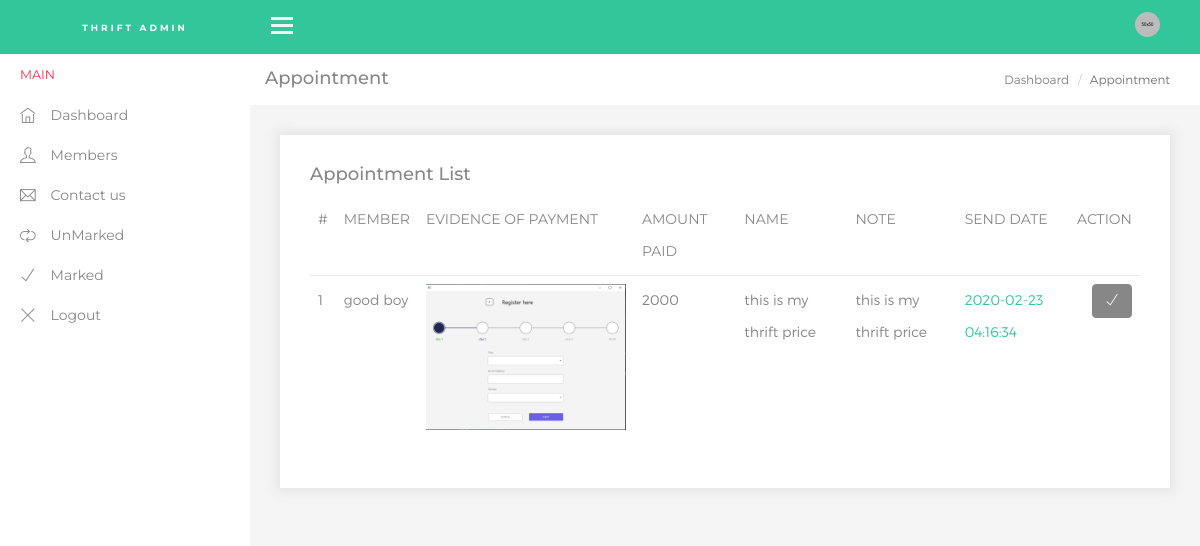
/Theadmin/unmarked.php, run on the app's committed database.
### tables this page shows
CREATE TABLE IF NOT EXISTS `thrifttransaction` (
  `id` int(11) NOT NULL AUTO_INCREMENT,
  `user_id` int(11) NOT NULL,
  `officer_in_charge` int(11) NOT NULL,
  `amount_paid` double NOT NULL,
  `evidence_of_payment` varchar(212) NOT NULL,
  `path` varchar(222) NOT NULL,
  `date` timestamp NOT NULL,
  `status` varchar(11) NOT NULL,
  `deleted` varchar(11) NOT NULL,
  `note` text NOT NULL,
  PRIMARY KEY (`id`)
);

CREATE TABLE IF NOT EXISTS `users` (
  `id` int(11) NOT NULL AUTO_INCREMENT,
  `firstname` varchar(222) NOT NULL,
  `lastname` varchar(222) NOT NULL,
  `email` varchar(222) NOT NULL,
  `password` varchar(212) NOT NULL,
  `phonenumber` varchar(222) NOT NULL,
  `date` timestamp NOT NULL,
  `status` varchar(11) NOT NULL,
  PRIMARY KEY (`id`)
);

### Theadmin/unmarked.php (the view, shortened to what this page needs)
<?php session_start();
include 'connect.php';
?>
<!DOCTYPE html>
<html lang="en">
<head>
    <link href="assets/css/lib/font-awesome.min.css" rel="stylesheet">
    <link rel="stylesheet" type="text/css" href="assets/css/lib/themify-icons/themify-icons.css">
    <link href="assets/css/lib/mmc-chat.css" rel="stylesheet" />
    <link href="assets/css/lib/sidebar.css" rel="stylesheet">
    <link href="assets/css/lib/bootstrap.min.css" rel="stylesheet">
    <link href="assets/css/lib/unix.css" rel="stylesheet">
    <link href="assets/css/style.css" rel="stylesheet">
</head>
<body>
<?php include 'nav.php';
include 'header.php';?>
    <div class="content-wrap">
        <div class="main">
            <div class="container-fluid">
                <div class="row">
                    <div class="col-lg-8 p-0">
                        <div class="page-header">
                            <div class="page-title">
                                <h1>Appointment</h1>
                            </div>
                        </div>
                    </div>
                    <div class="col-lg-4 p-0">
                        <div class="page-header">
                            <div class="page-title">
                                <ol class="breadcrumb text-right">
                                    <li><a href="index.php">Dashboard</a></li>
                                    <li class="active">Appointment</li>
                                </ol>
                            </div>
                        </div>
                    </div>
                </div>
                <div class="main-content">
                    <div class="row">
                        <div class="col-lg-12">
                            <div class="card alert">
                                <div class="card-header">
                                    <h4>Appointment List </h4>
                                </div>
                                <div class="card-body">
                                    <table class="table table-responsive">
                                        <thead>
                                            <tr>
                                                <th>#</th>
                                                <th>Member</th>
                                                <th>Evidence of Payment</th>
                                                <th>Amount Paid</th>
                                                <th>Name</th>
                                                <th>NOTE</th>
                                                <th> SenD Date</th>
                                                <th> Action</th>
                                            </tr>
                                        </thead>
                                        <tbody>
                                        <?php
                      $select_query = "SELECT users.firstname,users.lastname,thrifttransaction.* FROM `thrifttransaction` left join users on thrifttransaction.user_id = users.id WHERE thrifttransaction.status != 'marked' order by thrifttransaction.id desc";
                      $my_select = mysqli_query($mycon,$select_query);
                      $count = 0;
                      while($data = mysqli_fetch_array($my_select)){
                          $count++;
                        ?>
                                            <tr>
                                                <th scope="row"><?php echo $count;?></th>
                                                <td><?php echo $data["firstname"].' '.$data["lastname"]?></td>
                                                <td> <img style="width: 200px;" src="../models/forAllImage/<?php echo $data["evidence_of_payment"]?>" alt="Loading"/></td>
                                                <td><?php echo $data["amount_paid"];?></td>
                                                <td><?php echo $data["note"];?></td>
                                                <td><?php echo $data["note"];?></td>
                                                <td class="color-primary"><?php echo $data["date"];?></td>
                                                <td class="color-primary"><button class="btn btn-default markIT" data-markID="<?php echo $data["id"];?>"><i data-markID="<?php echo $data["id"];?>" class="ti-check"></i></button></td>
                                            </tr>
                                            <?php
                      }
                      ?>
                                        </tbody>
                                    </table>
                                </div>
                            </div>
                        </div>
					</div>
				</div>
            </div>
        </div>
    </div>
</body>
</html>

### Theadmin/assets/css/style.css (style rules this page uses)
.card-body { background: #ffffff; }
.card { background: #ffffff; margin: 15px 0px 15px 0px; padding: 30px; border: 0px; border-radius: 0px; box-shadow: 0 0 10px 5px #e7e7e7; }
.card-header h4 { display: inline-block; }
.btn-default { background: #878787; border-color: #878787; color: #ffffff; }
.main .page-header { min-height: 50px; margin: 0px; padding: 0px 15px; background: #ffffff; border-bottom: 0px; }
.main .page-header h1 { font-size: 18px; padding: 14px 0px; margin: 0px; }
.main .page-header .breadcrumb { margin: 0px; padding: 14px 15px; background: #ffffff; }
.main .page-header .breadcrumb li:hover, .main .page-header .breadcrumb li:focus, .main .page-header .breadcrumb li.active { font-family: 'MontserratLight', sans-serif; font-weight: normal; font-size: 12px; }
.main .page-header .breadcrumb li a { font-size: 12px; font-family: 'MontserratLight', sans-serif; }
.table-inbox > tbody > tr > td, .table > tbody > tr > th, .table > tfoot > tr > td, .table > tfoot > tr > th, .table > thead > tr > td, .table > thead > tr > th { border-top: 1px solid #e7e7e7; line-height: 1.42857; padding: 8px; vertical-align: top; }
thead tr th { color: #878787; font-weight: normal; text-transform: uppercase; }
thead tr th:last-child { text-align: right; }
tbody tr th { color: #878787; font-family: 'MontserratLight', sans-serif; font-weight: normal; }
tbody tr td { font-family: 'MontserratLight', sans-serif; color: #878787; }
tbody tr td:last-child { text-align: right; }
.table > tbody > tr > td, .table > tbody > tr > th, .table > tfoot > tr > td, .table > tfoot > tr > th, .table > thead > tr > td, .table > thead > tr > th { line-height: 32px; vertical-align: top; }
.table > thead > tr > th { border-bottom: 1px solid #e7e7e7; }
body { font-family: 'Montserrat', sans-serif; background: #f5f5f5; color: #878787; }
a, button { outline: none!important; text-decoration: none!important; color: #878787; transition: all 0.2s ease 0s; }
li { list-style: none; }
.main-content { padding: 15px; }
.alert h4 { color: #878787; }
.text-primary, .color-primary { color: #32c69a; }

### data on the page
thrifttransaction: user.firstname "good", user.lastname "boy", evidence_of_payment (picture), amount_paid "2000", note "this is my thrift price", date "2020-02-23 04:16:34"
